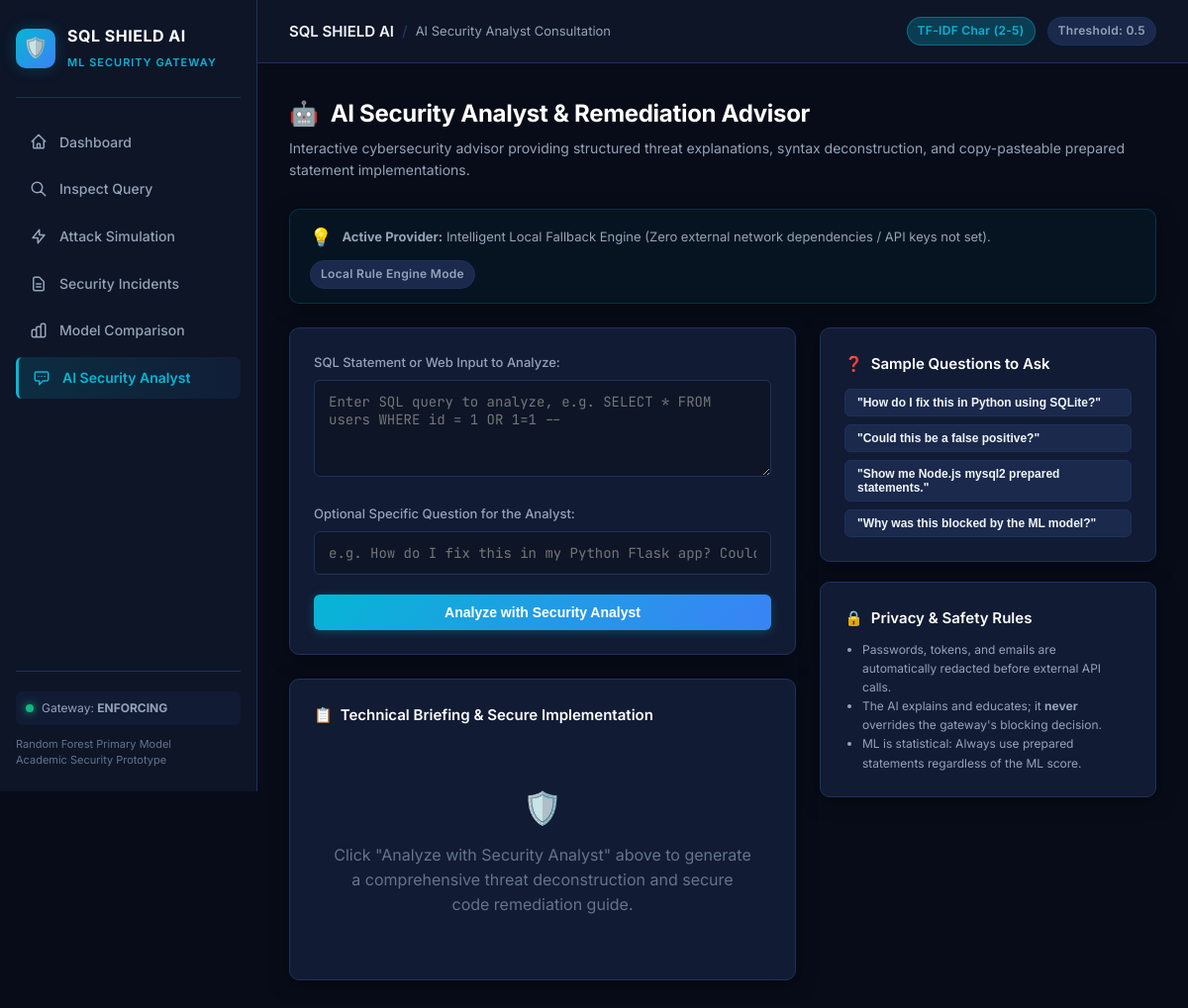
The page /analyst?incident_id=78 on the database as committed earlier.
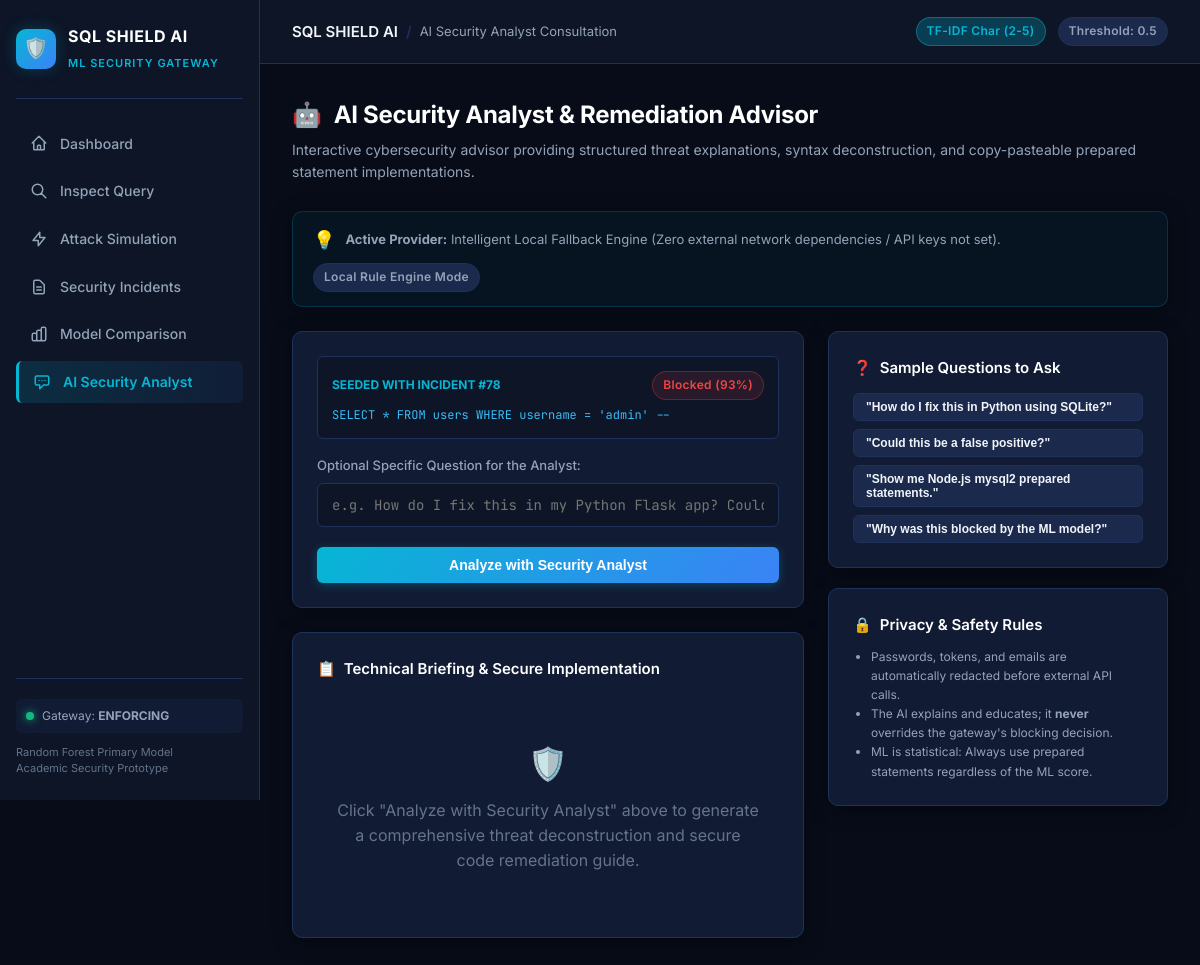
The same page on the database as committed later.
### tables this page shows
CREATE TABLE incidents (
    id INTEGER PRIMARY KEY AUTOINCREMENT,
    timestamp TEXT NOT NULL,
    submitted_input TEXT NOT NULL,
    predicted_class TEXT NOT NULL,
    model_used TEXT NOT NULL,
    score REAL,
    action_taken TEXT NOT NULL,
    severity TEXT NOT NULL,
    explanation TEXT,
    mitigation TEXT
);

### app.py (the view)
@app.get("/analyst")
def analyst_page():
    incident_id = request.args.get("incident_id")
    incident = None
    if incident_id and incident_id.isdigit():
        incident = get_incident(int(incident_id))
    return render_template(
        "analyst.html",
        active="analyst",
        initial_incident=incident,
        config=config,
    )

### database/db.py (called while the page is built)
def get_connection():
    conn = sqlite3.connect(DB_PATH)
    conn.row_factory = sqlite3.Row
    return conn

def get_incident(incident_id):
    with get_connection() as conn:
        row = conn.execute(
            "SELECT * FROM incidents WHERE id = ?", (int(incident_id),)
        ).fetchone()
        return dict(row) if row else None

### templates/analyst.html (shortened to what this page needs)
{% extends "base.html" %}
{% block breadcrumb %}AI Security Analyst Consultation{% endblock %}
{% block content %}
<div class="page-header">
  <h1 class="page-title">
    <span>🤖</span> AI Security Analyst & Remediation Advisor
  </h1>
  <p class="page-subtitle">
    Interactive cybersecurity advisor providing structured threat explanations, syntax deconstruction, and copy-pasteable prepared statement implementations.
  </p>
</div>
<div class="card" style="margin-bottom: 24px; padding: 14px 20px; background: rgba(6, 182, 212, 0.05); border-color: rgba(6, 182, 212, 0.2);">
  <div style="display:flex; justify-content:space-between; align-items:center; flex-wrap:wrap; gap:10px;">
    <div style="display:flex; align-items:center; gap:10px;">
      <span style="font-size:18px;">💡</span>
      <span style="font-size:13px; color:var(--text-secondary);">
        {% if config.GEMINI_API_KEY and config.GROQ_API_KEY %}
        <strong>Provider order:</strong> Google Gemini ({{ config.GEMINI_MODEL }}) → Groq ({{ config.GROQ_MODEL }}), with automatic sensitive data redaction.
        {% elif config.GEMINI_API_KEY %}
        <strong>Configured provider:</strong> Google Gemini API ({{ config.GEMINI_MODEL }}) with automatic sensitive data redaction.
        {% elif config.GROQ_API_KEY %}
        <strong>Configured provider:</strong> Groq API ({{ config.GROQ_MODEL }}) with automatic sensitive data redaction.
        {% else %}
        <strong>Active Provider:</strong> Intelligent Local Fallback Engine (Zero external network dependencies / API keys not set).
        {% endif %}
      </span>
    </div>
    <span class="badge {{ 'badge-cyan' if (config.GEMINI_API_KEY or config.GROQ_API_KEY) else 'badge-neutral' }}">
      {{ 'Online AI Mode' if (config.GEMINI_API_KEY or config.GROQ_API_KEY) else 'Local Rule Engine Mode' }}
    </span>
  </div>
</div>
<div class="grid-sidebar-layout">
  <div>
    <div class="card" style="margin-bottom: 24px;">
      <form id="analyst-form" {% if initial_incident %}data-incident-id="{{ initial_incident.id }}"{% endif %}>
        {% if initial_incident %}
        <div style="background:var(--bg-secondary); padding:14px; border-radius:6px; margin-bottom:16px; border:1px solid var(--border-color);">
          <div style="display:flex; justify-content:space-between; align-items:center; margin-bottom:6px;">
            <span style="font-size:12px; font-weight:700; color:var(--accent-cyan);">SEEDED WITH INCIDENT #{{ initial_incident.id }}</span>
            <span class="badge {{ 'badge-block' if initial_incident.action_taken == 'Blocked' else 'badge-allow' }}">
              {{ initial_incident.action_taken }} ({{ (initial_incident.score * 100)|round|int }}%)
            </span>
          </div>
          <div class="code-cell" style="max-width:100%; white-space:normal; font-size:12px; color:#38bdf8;">
            {{ initial_incident.submitted_input }}
          </div>
        </div>
        {% else %}
        <div class="form-group">
          <label class="form-label">SQL Statement or Web Input to Analyze:</label>
          <textarea id="analyst-query" class="form-control" rows="4" placeholder="Enter SQL query to analyze, e.g. SELECT * FROM users WHERE id = 1 OR 1=1 --"></textarea>
        </div>
        {% endif %}
        <div class="form-group">
          <label class="form-label">Optional Specific Question for the Analyst:</label>
          <input type="text" id="analyst-question" class="form-control" placeholder="e.g. How do I fix this in my Python Flask app? Could this be a false positive?">
        </div>
        <button type="submit" id="btn-analyst-submit" class="btn btn-primary" style="width:100%;">
          Analyze with Security Analyst
        </button>
      </form>
    </div>
    <div class="card">
      <div class="card-header">
        <div class="card-title">
          <span>📋</span> Technical Briefing & Secure Implementation
        </div>
      </div>
      <div id="analyst-output-box">
        <div style="color:var(--text-muted); text-align:center; padding:40px 20px;">
          <div style="font-size:32px; margin-bottom:10px;">🛡️</div>
          Click "Analyze with Security Analyst" above to generate a comprehensive threat deconstruction and secure code remediation guide.
        </div>
      </div>
    </div>
  </div>
  <div style="display:flex; flex-direction:column; gap:20px;">
    <div class="card">
      <div class="card-title" style="margin-bottom:14px;">
        <span>❓</span> Sample Questions to Ask
      </div>
      <div style="display:flex; flex-direction:column; gap:8px;">
        <button class="btn btn-secondary btn-sm" style="text-align:left; justify-content:flex-start;" onclick="document.getElementById('analyst-question').value = 'How do I fix this in Python using SQLite?';">
          "How do I fix this in Python using SQLite?"
        </button>
        <button class="btn btn-secondary btn-sm" style="text-align:left; justify-content:flex-start;" onclick="document.getElementById('analyst-question').value = 'Could this classification be a false positive?';">
          "Could this be a false positive?"
        </button>
        <button class="btn btn-secondary btn-sm" style="text-align:left; justify-content:flex-start;" onclick="document.getElementById('analyst-question').value = 'Show me Node.js mysql2 prepared statements for this.';">
          "Show me Node.js mysql2 prepared statements."
        </button>
        <button class="btn btn-secondary btn-sm" style="text-align:left; justify-content:flex-start;" onclick="document.getElementById('analyst-question').value = 'Why was this blocked by the ML model?';">
          "Why was this blocked by the ML model?"
        </button>
      </div>
    </div>
    <div class="card">
      <div class="card-title" style="margin-bottom:10px;">
        <span>🔒</span> Privacy & Safety Rules
      </div>
      <ul style="font-size:12px; color:var(--text-secondary); line-height:1.6; margin-left:18px;">
        <li>Passwords, tokens, and emails are automatically redacted before external API calls.</li>
        <li>The AI explains and educates; it <strong>never</strong> overrides the gateway's blocking decision.</li>
        <li>ML is statistical: Always use prepared statements regardless of the ML score.</li>
      </ul>
    </div>
  </div>
</div>
{% endblock %}

### templates/base.html (shortened to what this page needs)
<!DOCTYPE html>
<html lang="en">
<head>
  <link rel="stylesheet" href="{{ url_for('static', filename='css/style.css') }}">
</head>
<body>
  <div class="app-container">
    <aside class="sidebar">
      <a href="/" class="brand">
        <div class="brand-icon">🛡️</div>
        <div class="brand-info">
          <h1>SQL SHIELD AI</h1>
          <span>ML Security Gateway</span>
        </div>
      </a>
      <ul class="nav-menu">
        <li>
          <a href="/" class="nav-link {{ 'active' if active == 'dashboard' else '' }}">
            <svg fill="none" stroke="currentColor" viewBox="0 0 24 24"><path stroke-linecap="round" stroke-linejoin="round" d="M3 12l2-2m0 0l7-7 7 7M5 10v10a1 1 0 001 1h3m10-11l2 2m-2-2v10a1 1 0 01-1 1h-3m-6 0a1 1 0 001-1v-4a1 1 0 011-1h2a1 1 0 011 1v4a1 1 0 001 1m-6 0h6"/></svg>
            Dashboard
          </a>
        </li>
        <li>
          <a href="/detect" class="nav-link {{ 'active' if active == 'detect' else '' }}">
            <svg fill="none" stroke="currentColor" viewBox="0 0 24 24"><path stroke-linecap="round" stroke-linejoin="round" d="M21 21l-6-6m2-5a7 7 0 11-14 0 7 7 0 0114 0z"/></svg>
            Inspect Query
          </a>
        </li>
        <li>
          <a href="/simulation" class="nav-link {{ 'active' if active == 'simulation' else '' }}">
            <svg fill="none" stroke="currentColor" viewBox="0 0 24 24"><path stroke-linecap="round" stroke-linejoin="round" d="M13 10V3L4 14h7v7l9-11h-7z"/></svg>
            Attack Simulation
          </a>
        </li>
        <li>
          <a href="/incidents" class="nav-link {{ 'active' if active == 'incidents' else '' }}">
            <svg fill="none" stroke="currentColor" viewBox="0 0 24 24"><path stroke-linecap="round" stroke-linejoin="round" d="M9 12h6m-6 4h6m2 5H7a2 2 0 01-2-2V5a2 2 0 012-2h5.586a1 1 0 01.707.293l5.414 5.414a1 1 0 01.293.707V19a2 2 0 01-2 2z"/></svg>
            Security Incidents
          </a>
        </li>
        <li>
          <a href="/model-comparison" class="nav-link {{ 'active' if active == 'models' else '' }}">
            <svg fill="none" stroke="currentColor" viewBox="0 0 24 24"><path stroke-linecap="round" stroke-linejoin="round" d="M9 19v-6a2 2 0 00-2-2H5a2 2 0 00-2 2v6a2 2 0 002 2h2a2 2 0 002-2zm0 0V9a2 2 0 012-2h2a2 2 0 012 2v10m-6 0a2 2 0 002 2h2a2 2 0 002-2m0 0V5a2 2 0 012-2h2a2 2 0 012 2v14a2 2 0 01-2 2h-2a2 2 0 01-2-2z"/></svg>
            Model Comparison
          </a>
        </li>
        <li>
          <a href="/analyst" class="nav-link {{ 'active' if active == 'analyst' else '' }}">
            <svg fill="none" stroke="currentColor" viewBox="0 0 24 24"><path stroke-linecap="round" stroke-linejoin="round" d="M8 10h.01M12 10h.01M16 10h.01M9 16H5a2 2 0 01-2-2V6a2 2 0 012-2h14a2 2 0 012 2v8a2 2 0 01-2 2h-5l-5 5v-5z"/></svg>
            AI Security Analyst
          </a>
        </li>
      </ul>
      <div class="sidebar-footer">
        <div class="status-indicator">
          <span class="status-dot"></span>
          <span>Gateway: <strong>ENFORCING</strong></span>
        </div>
        <p style="color:var(--text-muted);font-size:11px;line-height:1.4;">
          Random Forest Primary Model<br>
          Academic Security Prototype
        </p>
      </div>
    </aside>
    <div class="main-wrapper">
      <header class="topbar">
        <div class="topbar-title">
          <span>SQL SHIELD AI</span>
          <span style="color:var(--border-color);">/</span>
          <span style="color:var(--text-secondary);font-size:13px;font-weight:400;">
            {% block breadcrumb %}Defense Console{% endblock %}
          </span>
        </div>
        <div class="topbar-badges">
          <span class="badge badge-cyan">TF-IDF Char (2-5)</span>
          <span class="badge badge-neutral">Threshold: {{ config.DEFAULT_THRESHOLD }}</span>
        </div>
      </header>
      <main class="content-container">
        {% block content %}{% endblock %}
      </main>
    </div>
  </div>
</body>
</html>

Rows that differ between the two databases and show on the page:
added incidents: id "78", action_taken "Blocked", (initial_incident.score*100)|round|int "93", submitted_input "SELECT * FROM users WHERE username = 'admin' --"
Other text that changed with them:
text no longer shown: "SQL Statement or Web Input to Analyze:"
text now shown: "SEEDED WITH INCIDENT # ( %)"
